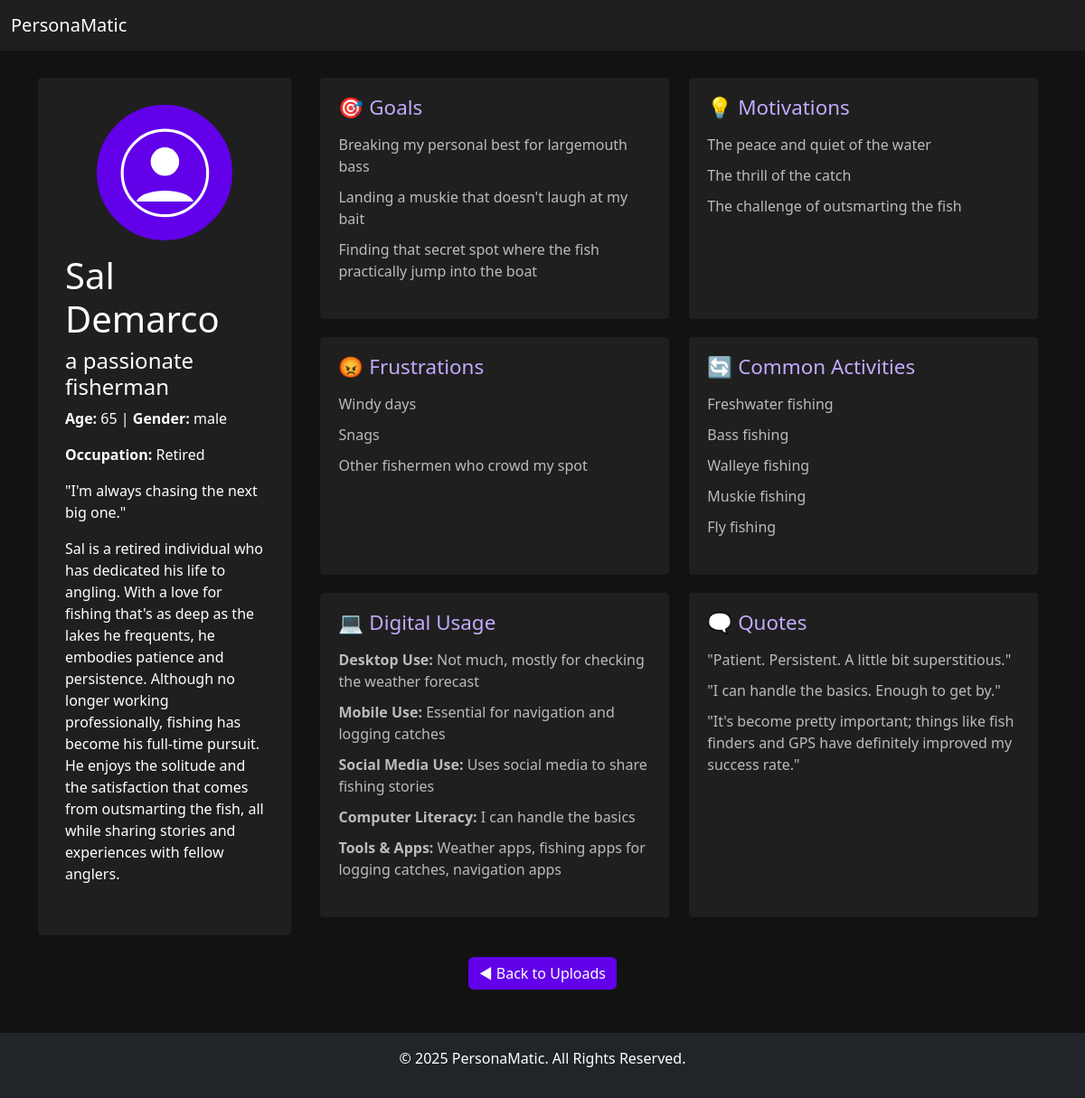
Page /api/persona/10 on the committed database.
### app/models/personas.py (models this page shows)
class PersonasBaseData(db.Model):
    __tablename__ = 'personas_base_data'
    id = db.Column(db.Integer, primary_key=True, autoincrement=True)
    user_id = db.Column(db.Integer, db.ForeignKey('users.id'), nullable=False)
    photo = db.Column(db.String(255), nullable=False)
    name = db.Column(db.String(100), nullable=False)
    additional_title = db.Column(db.String(200), nullable=False)
    description = db.Column(db.Text)
    age = db.Column(db.Integer)
    gender = db.Column(db.String(50))
    occupation = db.Column(db.String(100))
    quote_summarized = db.Column(db.Text, nullable=False)
    created_at = db.Column(db.DateTime, default=datetime.utcnow, nullable=False)
    updated_at = db.Column(db.DateTime, default=datetime.utcnow, onupdate=datetime.utcnow)
    goals = db.relationship('PersonaGoals', backref='persona', cascade="all, delete-orphan")
    motivations = db.relationship('PersonaMotivations', backref='persona', cascade="all, delete-orphan")
    frustrations = db.relationship('PersonaFrustrations', backref='persona', cascade="all, delete-orphan")
    activities = db.relationship('PersonaActivities', backref='persona', cascade="all, delete-orphan")
    digital_use = db.relationship('PersonaDigitalUse', backref='persona', cascade="all, delete-orphan")
    persona_quotes = db.relationship('PersonaQuotes', backref='persona', cascade="all, delete-orphan")

class PersonaGoals(db.Model):
    __tablename__ = 'persona_goals'
    id = db.Column(db.Integer, primary_key=True, autoincrement=True)
    persona_id = db.Column(db.Integer, db.ForeignKey('personas_base_data.id'), nullable=False)
    goal_01 = db.Column(db.Text, nullable=False)
    goal_02 = db.Column(db.Text)
    goal_03 = db.Column(db.Text)
    created_at = db.Column(db.DateTime, default=datetime.utcnow, nullable=False)
    updated_at = db.Column(db.DateTime, default=datetime.utcnow, onupdate=datetime.utcnow)

class PersonaMotivations(db.Model):
    __tablename__ = 'persona_motivations'
    id = db.Column(db.Integer, primary_key=True, autoincrement=True)
    persona_id = db.Column(db.Integer, db.ForeignKey('personas_base_data.id'), nullable=False)
    motivation_01 = db.Column(db.Text, nullable=False)
    motivation_02 = db.Column(db.Text)
    motivation_03 = db.Column(db.Text)
    created_at = db.Column(db.DateTime, default=datetime.utcnow, nullable=False)
    updated_at = db.Column(db.DateTime, default=datetime.utcnow, onupdate=datetime.utcnow)

class PersonaFrustrations(db.Model):
    __tablename__ = 'persona_frustrations'
    id = db.Column(db.Integer, primary_key=True, autoincrement=True)
    persona_id = db.Column(db.Integer, db.ForeignKey('personas_base_data.id'), nullable=False)
    frustration_01 = db.Column(db.Text, nullable=False)
    frustration_02 = db.Column(db.Text)
    frustration_03 = db.Column(db.Text)
    created_at = db.Column(db.DateTime, default=datetime.utcnow, nullable=False)
    updated_at = db.Column(db.DateTime, default=datetime.utcnow, onupdate=datetime.utcnow)

class PersonaActivities(db.Model):
    __tablename__ = 'persona_activities'
    id = db.Column(db.Integer, primary_key=True, autoincrement=True)
    persona_id = db.Column(db.Integer, db.ForeignKey('personas_base_data.id'), nullable=False)
    activity_01 = db.Column(db.Text, nullable=True)
    activity_02 = db.Column(db.Text, nullable=True)
    activity_03 = db.Column(db.Text, nullable=True)
    activity_04 = db.Column(db.Text, nullable=True)
    activity_05 = db.Column(db.Text, nullable=True)
    created_at = db.Column(db.DateTime, default=datetime.utcnow, nullable=False)
    updated_at = db.Column(db.DateTime, default=datetime.utcnow, onupdate=datetime.utcnow)

class PersonaDigitalUse(db.Model):
    __tablename__ = 'persona_digital_use'
    id = db.Column(db.Integer, primary_key=True, autoincrement=True)
    persona_id = db.Column(db.Integer, db.ForeignKey('personas_base_data.id'), nullable=False)
    desktop_use = db.Column(db.Text, nullable=False, default="Not known")
    mobile_use = db.Column(db.Text, nullable=False, default="Not known")
    social_media_use = db.Column(db.Text, nullable=False, default="Not known")
    computer_literacy = db.Column(db.Text, nullable=False, default="Not known")
    frequently_used_tools_and_apps = db.Column(db.Text, nullable=False, default="Not known")
    created_at = db.Column(db.DateTime, default=datetime.utcnow, nullable=False)
    updated_at = db.Column(db.DateTime, default=datetime.utcnow, onupdate=datetime.utcnow)

class PersonaQuotes(db.Model):
    __tablename__ = 'persona_quotes'
    id = db.Column(db.Integer, primary_key=True, autoincrement=True)
    persona_id = db.Column(db.Integer, db.ForeignKey('personas_base_data.id'), nullable=False)
    quote_01 = db.Column(db.Text, nullable=True)
    quote_02 = db.Column(db.Text, nullable=True)
    quote_03 = db.Column(db.Text, nullable=True)
    created_at = db.Column(db.DateTime, default=datetime.utcnow, nullable=False)
    updated_at = db.Column(db.DateTime, default=datetime.utcnow, onupdate=datetime.utcnow)

### app/routes/personas.py (the view)
@personas_bp.route('/persona/<int:persona_id>', methods=['GET'])
def view_persona(persona_id):
    persona = PersonasBaseData.query.get_or_404(persona_id)
    persona_data = {
        "id": persona.id,
        "photo": persona.photo,
        "name": persona.name,
        "additional_title": persona.additional_title,
        "description": persona.description,
        "age": persona.age,
        "gender": persona.gender,
        "occupation": persona.occupation,
        "quote_summarized": persona.quote_summarized,
        "created_at": persona.created_at.strftime("%Y-%m-%d %H:%M:%S"),
        "updated_at": persona.updated_at.strftime("%Y-%m-%d %H:%M:%S"),
        "goals": [persona.goals[0].goal_01, persona.goals[0].goal_02, persona.goals[0].goal_03] if persona.goals else [],
        "motivations": [persona.motivations[0].motivation_01, persona.motivations[0].motivation_02, persona.motivations[0].motivation_03] if persona.motivations else [],
        "frustrations": [persona.frustrations[0].frustration_01, persona.frustrations[0].frustration_02, persona.frustrations[0].frustration_03] if persona.frustrations else [],
        "activities": [persona.activities[0].activity_01, persona.activities[0].activity_02, persona.activities[0].activity_03, persona.activities[0].activity_04, persona.activities[0].activity_05] if persona.activities else [],
        "digital_use": {
            "desktop_use": persona.digital_use[0].desktop_use if persona.digital_use else "Not known",
            "mobile_use": persona.digital_use[0].mobile_use if persona.digital_use else "Not known",
            "social_media_use": persona.digital_use[0].social_media_use if persona.digital_use else "Not known",
            "computer_literacy": persona.digital_use[0].computer_literacy if persona.digital_use else "Not known",
            "frequently_used_tools_and_apps": persona.digital_use[0].frequently_used_tools_and_apps if persona.digital_use else "Not known"
        },
        "persona_quotes": [persona.persona_quotes[0].quote_01, persona.persona_quotes[0].quote_02, persona.persona_quotes[0].quote_03] if persona.persona_quotes else []
    }
    return render_template("persona.html", persona=persona_data)

### app/templates/persona.html (shortened to what this page needs)
<!DOCTYPE html>
<html lang="en">
<head>
    <link href="https://cdn.jsdelivr.net/npm/bootstrap@5.3.2/dist/css/bootstrap.min.css" rel="stylesheet">
    <link href="{{ url_for('static', filename='css/custom.css') }}" rel="stylesheet">
</head>
<body>
    <nav class="navbar navbar-expand-lg bg-body-tertiary">
        <div class="container-fluid">
            <a class="navbar-brand" href="/">PersonaMatic</a>
        </div>
    </nav>
    <div class="container persona-container">
        <div class="persona-card">
            <div class="avatar-placeholder">
                <svg viewBox="0 0 64 64" xmlns="http://www.w3.org/2000/svg">
                    <circle cx="32" cy="32" r="30" stroke="white" stroke-width="2" fill="none"/>
                    <circle cx="32" cy="24" r="10" fill="white"/>
                    <path d="M12,52 C16,42 48,42 52,52" fill="white"/>
                </svg>
            </div>
            <h1>{{ persona.name }}</h1>
            <h4>{{ persona.additional_title }}</h4>
            <p><strong>Age:</strong> {{ persona.age }} | <strong>Gender:</strong> {{ persona.gender }}</p>
            <p><strong>Occupation:</strong> {{ persona.occupation }}</p>
            <blockquote>"{{ persona.quote_summarized }}"</blockquote>
            <p>{{ persona.description }}</p>
        </div>
        <div class="persona-section">
            <div class="persona-box">
                <h3>🎯 Goals</h3>
                <ul>
                    {% for goal in persona.goals %}
                        <li>{{ goal }}</li>
                    {% endfor %}
                </ul>
            </div>
            <div class="persona-box">
                <h3>💡 Motivations</h3>
                <ul>
                    {% for motivation in persona.motivations %}
                        <li>{{ motivation }}</li>
                    {% endfor %}
                </ul>
            </div>
            <div class="persona-box">
                <h3>😡 Frustrations</h3>
                <ul>
                    {% for frustration in persona.frustrations %}
                        <li>{{ frustration }}</li>
                    {% endfor %}
                </ul>
            </div>
            <div class="persona-box">
                <h3>🔄 Common Activities</h3>
                <ul>
                    {% for activity in persona.activities %}
                        <li>{{ activity }}</li>
                    {% endfor %}
                </ul>
            </div>
            <div class="persona-box">
                <h3>💻 Digital Usage</h3>
                <ul>
                    <li><strong>Desktop Use:</strong> {{ persona.digital_use.desktop_use }}</li>
                    <li><strong>Mobile Use:</strong> {{ persona.digital_use.mobile_use }}</li>
                    <li><strong>Social Media Use:</strong> {{ persona.digital_use.social_media_use }}</li>
                    <li><strong>Computer Literacy:</strong> {{ persona.digital_use.computer_literacy }}</li>
                    <li><strong>Tools & Apps:</strong> {{ persona.digital_use.frequently_used_tools_and_apps }}</li>
                </ul>
            </div>
            <div class="persona-box">
                <h3>🗨 Quotes</h3>
                <ul>
                    {% for quote in persona.persona_quotes %}
                        <li>"{{ quote }}"</li>
                    {% endfor %}
                </ul>
            </div>
        </div>
    </div>
    <div class="container mt-4 text-center">
        <a href="/api/uploads-list" class="btn btn-primary cta-button">
            ◀ Back to Uploads
        </a>
    </div>
    <footer class="bg-dark text-white text-center py-3 mt-5">
        <p>&copy; 2025 PersonaMatic. All Rights Reserved.</p>
    </footer>
</body>
</html>

### app/static/css/custom.css (style rules this page uses)
body { background-color: #121212; color: #ffffff; }
.navbar { background-color: #1f1f1f !important; }
.navbar-brand, .nav-link { color: #ffffff !important; }
.btn-primary { background-color: #6200ea; border: none; }
.persona-container { display: flex; justify-content: space-between; margin-top: 30px; }
.persona-card { background: #1f1f1f; padding: 30px; border-radius: 4px; width: 25%; min-width: 280px; }
.avatar-placeholder { width: 150px; height: 150px; border-radius: 50%; background: #6200ea; display: flex; justify-content: center; align-items: center; margin: 0 auto 15px; border: 3px solid #6200ea; }
.avatar-placeholder svg { width: 70%; height: 70%; fill: #ffffff; }
.persona-section { display: flex; flex-wrap: wrap; justify-content: space-between; width: 72%; }
.persona-box { background: #1f1f1f; padding: 20px; border-radius: 4px; flex: 1; min-width: 280px; max-width: 48%; margin-bottom: 20px; margin-right: 10px; }
.persona-box h3 { color: #c2aaff; font-size: 1.4rem; margin-bottom: 10px; }
.persona-box ul { list-style: none; padding: 0; }
.persona-box li { padding: 5px 0; color: #bbbbbb; }

### rows in the picture
PersonasBaseData: name "Sal Demarco", additional_title "a passionate fisherman", gender "male", occupation "Retired", quote_summarized "I'm always chasing the next big one.", description "Sal is a retired individual who has dedicated his life to angling. With a love for fishing that's as deep as the lakes he frequents, he embodies patience and persistence. Although no longer working professionally, fishing has become his full-time pursuit. He enjoys the solitude and the satisfaction that comes from outsmarting the fish, all while sharing stories and experiences with fellow anglers."
PersonaGoals: goal_01 "Breaking my personal best for largemouth bass", goal_02 "Landing a muskie that doesn't laugh at my bait", goal_03 "Finding that secret spot where the fish practically jump into the boat"
PersonaMotivations: motivation_01 "The peace and quiet of the water", motivation_02 "The thrill of the catch", motivation_03 "The challenge of outsmarting the fish"
PersonaFrustrations: frustration_01 "Windy days", frustration_02 "Snags", frustration_03 "Other fishermen who crowd my spot"
PersonaActivities: activity_01 "Freshwater fishing", activity_02 "Bass fishing", activity_03 "Walleye fishing", activity_04 "Muskie fishing", activity_05 "Fly fishing"
PersonaDigitalUse: digital_use.desktop_use "Not much, mostly for checking the weather forecast", digital_use.mobile_use "Essential for navigation and logging catches", digital_use.social_media_use "Uses social media to share fishing stories", digital_use.computer_literacy "I can handle the basics", digital_use.frequently_used_tools_and_apps "Weather apps, fishing apps for logging catches, navigation apps"
PersonaQuotes: quote_01 "Patient. Persistent. A little bit superstitious.", quote_02 "I can handle the basics. Enough to get by.", quote_03 "It's become pretty important; things like fish finders and GPS have definitely improved my success rate."

### other values in the picture
{{ persona.age }} "65"
